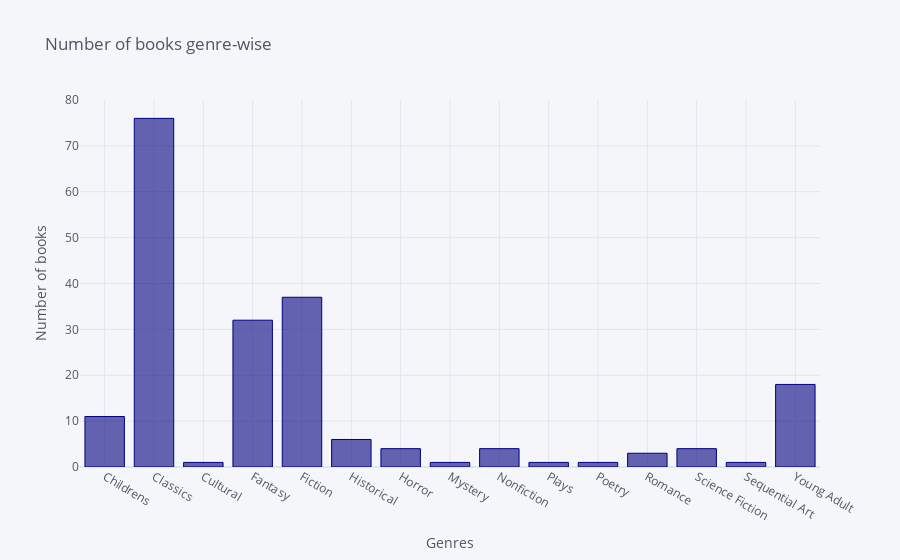

Notebook source saved alongside this figure:
### Code cell
genre_wise.iplot(kind = 'bar',
                xTitle='Genres',
                yTitle='Number of books',
                title='Number of books genre-wise',
                colors='navy')

### Figure 1 — Plotly figure (JSON) as saved in the notebook; plotly's stock layout.template omitted (floating-point values rounded to 4 significant figures)
{"data": [{"marker": {"color": "rgba(0, 0, 128, 0.6)", "line": {"color": "rgba(0, 0, 128, 1.0)", "width": 1}}, "name": "id", "orientation": "v", "text": "", "type": "bar", "x": ["Childrens", "Classics", "Cultural", "Fantasy", "Fiction", "Historical", "Horror", "Mystery", "Nonfiction", "Plays", "Poetry", "Romance", "Science Fiction", "Sequential Art", "Young Adult"], "y": [11, 76, 1, 32, 37, 6, 4, 1, 4, 1, 1, 3, 4, 1, 18]}], "layout": {"legend": {"bgcolor": "#F5F6F9", "font": {"color": "#4D5663"}}, "paper_bgcolor": "#F5F6F9", "plot_bgcolor": "#F5F6F9", "title": {"font": {"color": "#4D5663"}, "text": "Number of books genre-wise"}, "xaxis": {"gridcolor": "#E1E5ED", "showgrid": true, "tickfont": {"color": "#4D5663"}, "title": {"font": {"color": "#4D5663"}, "text": "Genres"}, "zerolinecolor": "#E1E5ED"}, "yaxis": {"gridcolor": "#E1E5ED", "showgrid": true, "tickfont": {"color": "#4D5663"}, "title": {"font": {"color": "#4D5663"}, "text": "Number of books"}, "zerolinecolor": "#E1E5ED"}}}
